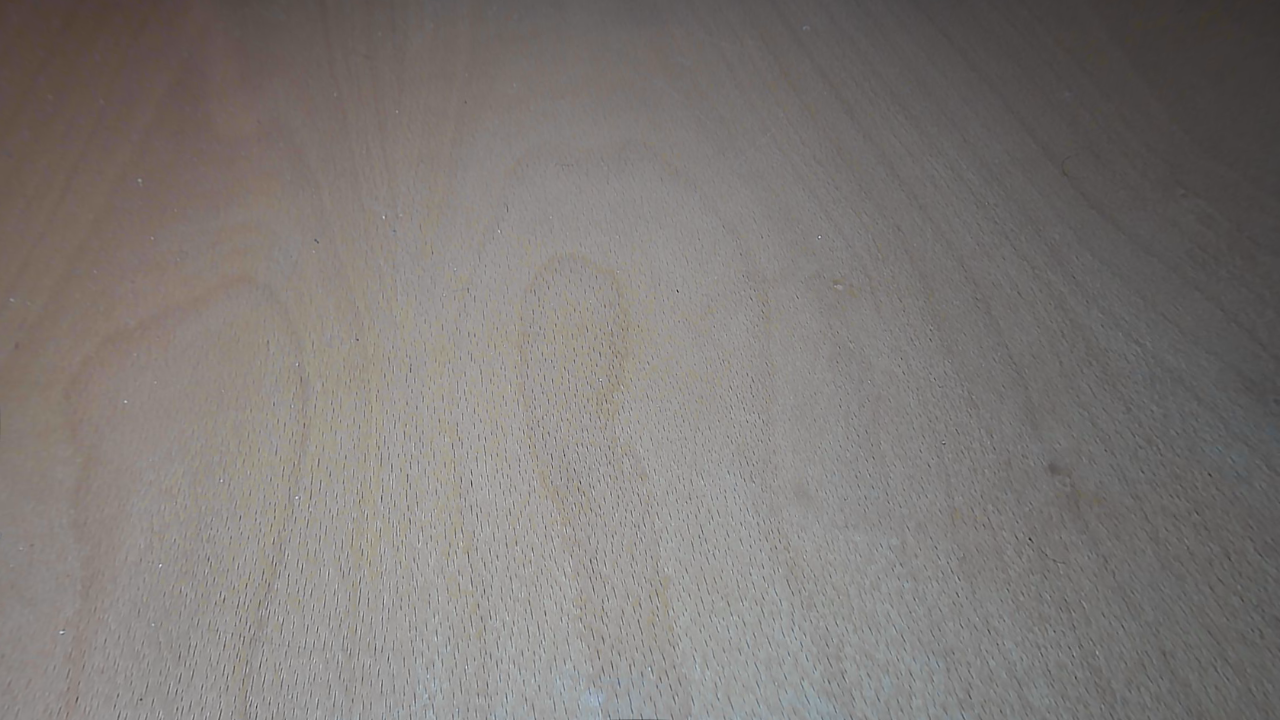
#> input picture 03fondo_subs_interrupt/fondo.png, 1280 x 720 px
$ python edge_backgroundsubs.py
#> lines starting #> are read from the running program, lines starting #| are printed output that depends on the picture; after the words box and inside, x2 and y2 are one past the last pixel; in counts of white or black regions, pixels touching at a corner belong together
# https://docs.opencv.org/master/d1/dc5/tutorial_background_subtraction.html

import cv2

# tenemos dos opciones de backgroundSubstractionClass:
#   -> cv2.createBackgroundSubtractorMOG2()
#   -> cv2.createBackgroundSubtractorKNN()
#
#   TODO SABER DIFFS
#

fondo = cv2.imread('fondo.png')
#> fondo is the input picture: shape (720, 1280, 3); mean B, G, R 118, 120.8, 125.5
caja = cv2.imread('caja.png')
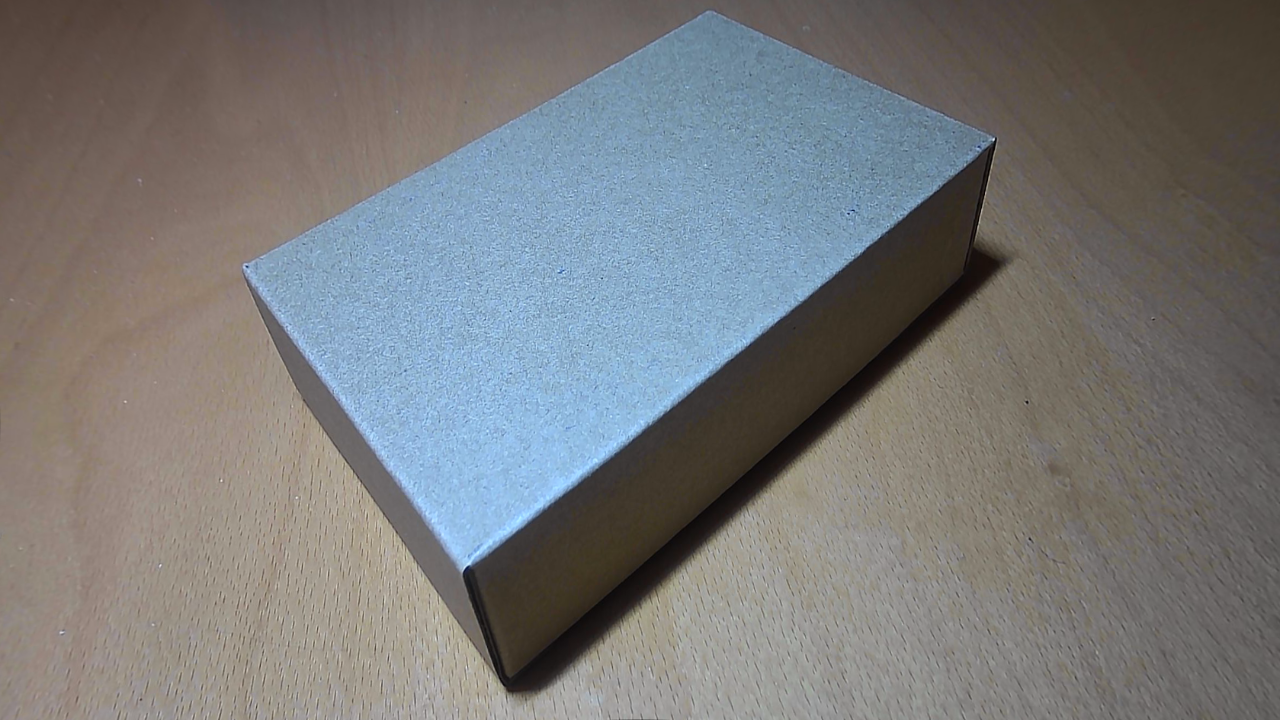
#> input picture 03fondo_subs_interrupt/caja.png, 1280 x 720 px
#> caja is the input picture: shape (720, 1280, 3); mean B, G, R 120.9, 120.7, 120.3

fondo = cv2.blur(fondo, (5, 5))
caja = cv2.blur(caja, (5, 5))
# fondo = cv2.GaussianBlur(fondo, (5, 5), 1.5)
# caja = cv2.GaussianBlur(caja, (5, 5), 1.5)

backSub = cv2.createBackgroundSubtractorMOG2(
    varThreshold=50, # wtfffffffffffffffffffff Mahalanobis distance sth sth
    detectShadows=False
)
# backSub = cv2.createBackgroundSubtractorKNN() # NO FUNCIONA??????????

nada = backSub.apply(fondo)
#> nada: shape (720, 1280); every value is 255
fg_mask = backSub.apply(caja)
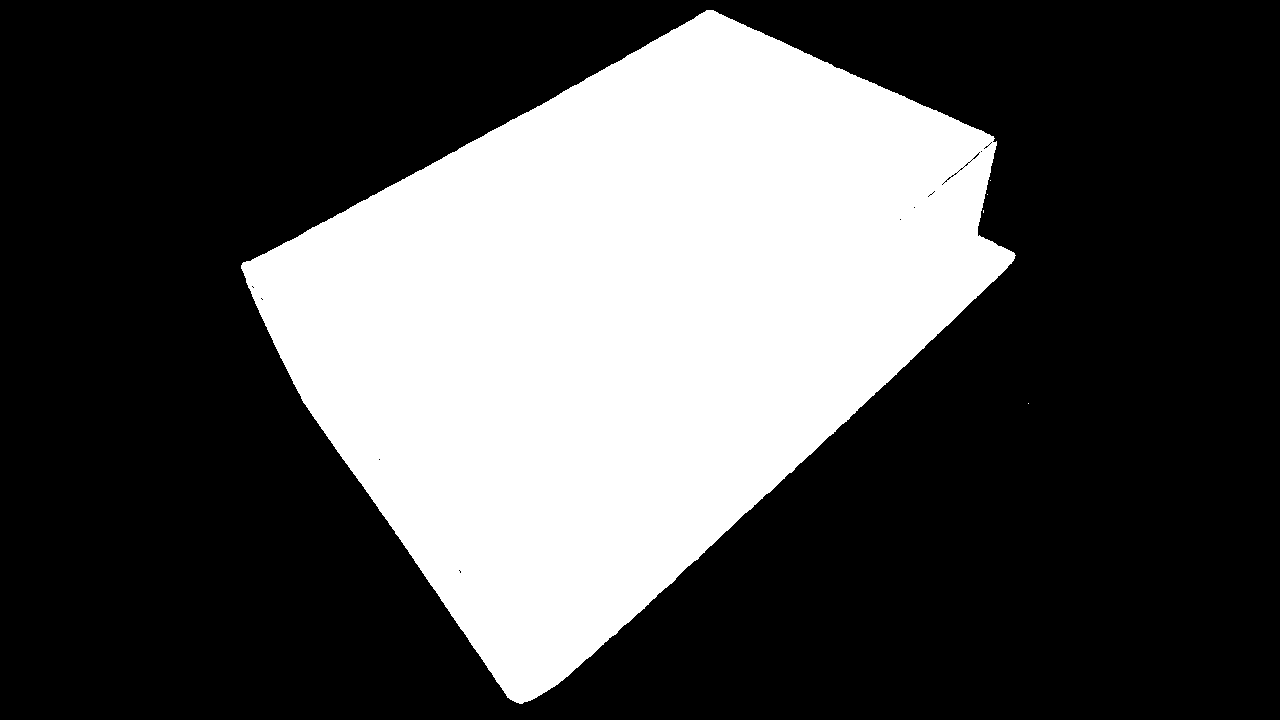
#> fg_mask: shape (720, 1280); 31.9% white; 5 white regions (4 under 20 px), largest, box (x1, y1, x2, y2) and area: (241, 10, 1016, 704) 293551

cv2.imshow('og', nada)
cv2.imshow('FG Mask', fg_mask)

cv2.waitKey()
cv2.destroyAllWindows()

nada = backSub.apply(fondo, learningRate=1)
fg_mask = backSub.apply(caja)

cv2.imshow('og', nada)
cv2.imshow('FG Mask', fg_mask)

cv2.waitKey()
cv2.destroyAllWindows()

fg_mask_eroded = cv2.erode(fg_mask, None, iterations = 4) # https://docs.opencv.org/3.4/d4/d86/group__imgproc__filter.html#gaeb1e0c1033e3f6b891a25d0511362aeb
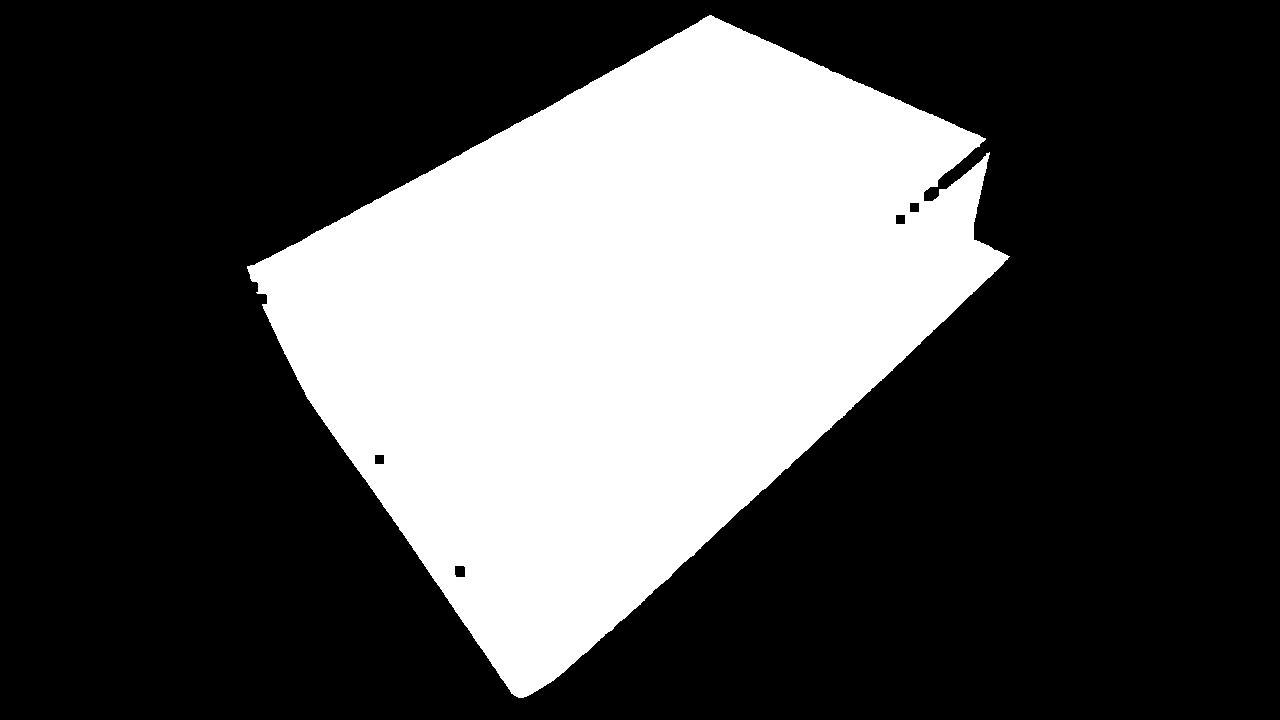
#> fg_mask_eroded: shape (720, 1280); 30.4% white; 1 white region, box (x1, y1, x2, y2) and area: (247, 15, 1010, 698) 280378
fg_mask_dilated = cv2.dilate(fg_mask_eroded, None, iterations = 4) # https://docs.opencv.org/3.4/d4/d86/group__imgproc__filter.html#ga4ff0f3318642c4f469d0e11f242f3b6c
#> fg_mask_dilated: shape (720, 1280); 31.8% white; 1 white region, box (x1, y1, x2, y2) and area: (243, 11, 1014, 702) 293380

cv2.imshow('eroded 4', fg_mask_eroded)
cv2.imshow('dilated 4', fg_mask_dilated)

cv2.waitKey()
cv2.destroyAllWindows()

# [12 lines of commented-out code are left out]
